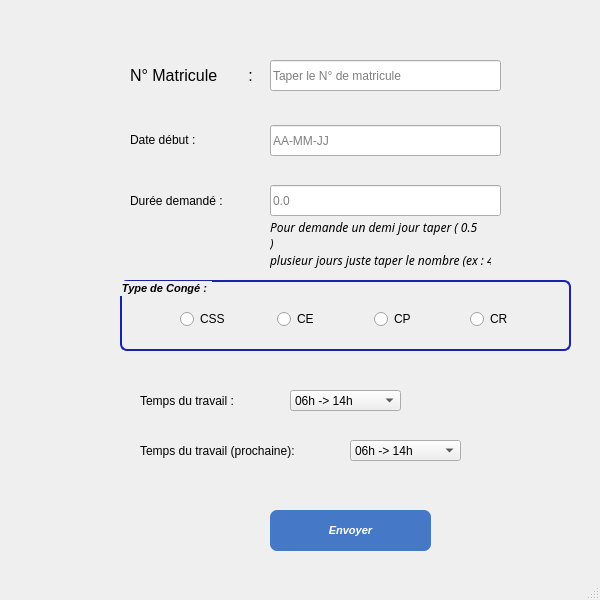
<?xml version="1.0" encoding="UTF-8"?>
<ui version="4.0">
 <class>Form</class>
 <widget class="QMainWindow" name="Form">
  <property name="geometry">
   <rect>
    <x>0</x>
    <y>0</y>
    <width>600</width>
    <height>600</height>
   </rect>
  </property>
  <property name="minimumSize">
   <size>
    <width>600</width>
    <height>501</height>
   </size>
  </property>
  <property name="maximumSize">
   <size>
    <width>600</width>
    <height>600</height>
   </size>
  </property>
  <property name="windowTitle">
   <string>MainWindow</string>
  </property>
  <property name="styleSheet">
   <string notr="true"/>
  </property>
  <widget class="QWidget" name="centralwidget">
   <property name="styleSheet">
    <string notr="true"/>
   </property>
   <widget class="QLineEdit" name="Num_Mat">
    <property name="geometry">
     <rect>
      <x>270</x>
      <y>60</y>
      <width>231</width>
      <height>31</height>
     </rect>
    </property>
    <property name="styleSheet">
     <string notr="true"/>
    </property>
    <property name="placeholderText">
     <string>Taper le N° de matricule</string>
    </property>
    <property name="cursorMoveStyle">
     <enum>Qt::VisualMoveStyle</enum>
    </property>
    <property name="clearButtonEnabled">
     <bool>false</bool>
    </property>
   </widget>
   <widget class="QLabel" name="label">
    <property name="geometry">
     <rect>
      <x>130</x>
      <y>65</y>
      <width>131</width>
      <height>20</height>
     </rect>
    </property>
    <property name="font">
     <font>
      <family>Arial</family>
      <pointsize>12</pointsize>
      <weight>50</weight>
      <italic>false</italic>
      <bold>false</bold>
     </font>
    </property>
    <property name="styleSheet">
     <string notr="true">font: 12pt &quot;Arial&quot;;</string>
    </property>
    <property name="text">
     <string>N° Matricule       : </string>
    </property>
   </widget>
   <widget class="QGroupBox" name="Typedeconge">
    <property name="geometry">
     <rect>
      <x>120</x>
      <y>280</y>
      <width>451</width>
      <height>71</height>
     </rect>
    </property>
    <property name="font">
     <font>
      <family>Arial</family>
      <pointsize>-1</pointsize>
      <weight>75</weight>
      <italic>true</italic>
      <bold>true</bold>
      <underline>false</underline>
      <strikeout>false</strikeout>
     </font>
    </property>
    <property name="styleSheet">
     <string notr="true">.QGroupBox {
	border:2px solid #1921ab;
	border-radius:7px;
	display:inline-block;
	cursor:pointer;
	font-family:Arial;
	font-size:11px;
	border-size:4px;
	font-weight:bold;
	font-style:italic;
	padding:0px 5px;
	text-decoration:none;
}</string>
    </property>
    <property name="title">
     <string>Type de Congé : </string>
    </property>
    <widget class="QWidget" name="horizontalLayoutWidget">
     <property name="geometry">
      <rect>
       <x>60</x>
       <y>19</y>
       <width>381</width>
       <height>41</height>
      </rect>
     </property>
     <layout class="QHBoxLayout" name="horizontalLayout">
      <item>
       <widget class="QRadioButton" name="CSS">
        <property name="text">
         <string>CSS</string>
        </property>
       </widget>
      </item>
      <item>
       <widget class="QRadioButton" name="CE">
        <property name="text">
         <string>CE</string>
        </property>
       </widget>
      </item>
      <item>
       <widget class="QRadioButton" name="CP">
        <property name="text">
         <string>CP</string>
        </property>
       </widget>
      </item>
      <item>
       <widget class="QRadioButton" name="CR">
        <property name="text">
         <string>CR</string>
        </property>
       </widget>
      </item>
     </layout>
    </widget>
   </widget>
   <widget class="QComboBox" name="comboBox">
    <property name="geometry">
     <rect>
      <x>290</x>
      <y>390</y>
      <width>111</width>
      <height>21</height>
     </rect>
    </property>
    <property name="styleSheet">
     <string notr="true">font: 12pt &quot;Arial&quot;;</string>
    </property>
    <item>
     <property name="text">
      <string>06h -&gt; 14h</string>
     </property>
    </item>
    <item>
     <property name="text">
      <string>14h -&gt; 22h</string>
     </property>
    </item>
    <item>
     <property name="text">
      <string>22h -&gt; 06h</string>
     </property>
    </item>
    <item>
     <property name="text">
      <string>Normal</string>
     </property>
    </item>
    <item>
     <property name="text">
      <string>Aucun</string>
     </property>
    </item>
   </widget>
   <widget class="QLabel" name="label_6">
    <property name="geometry">
     <rect>
      <x>140</x>
      <y>390</y>
      <width>131</width>
      <height>21</height>
     </rect>
    </property>
    <property name="styleSheet">
     <string notr="true">font: 12pt &quot;Arial&quot;;</string>
    </property>
    <property name="text">
     <string>Temps du travail : </string>
    </property>
   </widget>
   <widget class="QPushButton" name="Valider">
    <property name="geometry">
     <rect>
      <x>270</x>
      <y>510</y>
      <width>161</width>
      <height>41</height>
     </rect>
    </property>
    <property name="font">
     <font>
      <family>Arial</family>
      <pointsize>-1</pointsize>
      <weight>75</weight>
      <italic>true</italic>
      <bold>true</bold>
      <underline>false</underline>
      <strikeout>false</strikeout>
     </font>
    </property>
    <property name="cursor">
     <cursorShape>PointingHandCursor</cursorShape>
    </property>
    <property name="styleSheet">
     <string notr="true">.QPushButton {
	background-color:#4579c7;
	border-radius:7px;
	display:inline-block;
	cursor:pointer;
	color:#ffffff;
	font-family:Arial;
	font-size:11px;
	font-weight:bold;
	font-style:italic;
	padding:0px 5px;
	text-decoration:none;
	text-shadow:2px 1px 0px #2f6627;
}
.QPushButton:hover {
	background-color:#402abd;
}
.QPushButton:active {
	position:relative;
	top:1px;
}
</string>
    </property>
    <property name="text">
     <string>Envoyer</string>
    </property>
   </widget>
   <widget class="QLabel" name="label_2">
    <property name="geometry">
     <rect>
      <x>130</x>
      <y>132</y>
      <width>91</width>
      <height>16</height>
     </rect>
    </property>
    <property name="styleSheet">
     <string notr="true">font: 12pt &quot;Arial&quot;;</string>
    </property>
    <property name="text">
     <string>Date début : </string>
    </property>
   </widget>
   <widget class="QPushButton" name="pushButton">
    <property name="geometry">
     <rect>
      <x>510</x>
      <y>130</y>
      <width>23</width>
      <height>23</height>
     </rect>
    </property>
    <property name="cursor">
     <cursorShape>PointingHandCursor</cursorShape>
    </property>
    <property name="styleSheet">
     <string notr="true">image: url(:/Icons/Icons/calandrier1-removebg-preview.png);
border : none;</string>
    </property>
    <property name="text">
     <string/>
    </property>
   </widget>
   <widget class="QLineEdit" name="lineEdit">
    <property name="geometry">
     <rect>
      <x>270</x>
      <y>125</y>
      <width>231</width>
      <height>31</height>
     </rect>
    </property>
    <property name="styleSheet">
     <string notr="true"/>
    </property>
    <property name="readOnly">
     <bool>true</bool>
    </property>
    <property name="placeholderText">
     <string>AA-MM-JJ</string>
    </property>
    <property name="cursorMoveStyle">
     <enum>Qt::VisualMoveStyle</enum>
    </property>
    <property name="clearButtonEnabled">
     <bool>false</bool>
    </property>
   </widget>
   <widget class="QLineEdit" name="Jours">
    <property name="geometry">
     <rect>
      <x>270</x>
      <y>185</y>
      <width>231</width>
      <height>31</height>
     </rect>
    </property>
    <property name="styleSheet">
     <string notr="true"/>
    </property>
    <property name="placeholderText">
     <string>0.0</string>
    </property>
    <property name="cursorMoveStyle">
     <enum>Qt::VisualMoveStyle</enum>
    </property>
    <property name="clearButtonEnabled">
     <bool>false</bool>
    </property>
   </widget>
   <widget class="QLabel" name="label_4">
    <property name="geometry">
     <rect>
      <x>270</x>
      <y>220</y>
      <width>211</width>
      <height>31</height>
     </rect>
    </property>
    <property name="font">
     <font>
      <family>Rockwell</family>
      <italic>true</italic>
     </font>
    </property>
    <property name="text">
     <string>Pour demande un demi jour taper ( 0.5 )</string>
    </property>
    <property name="wordWrap">
     <bool>true</bool>
    </property>
   </widget>
   <widget class="QLabel" name="label_5">
    <property name="geometry">
     <rect>
      <x>270</x>
      <y>250</y>
      <width>221</width>
      <height>21</height>
     </rect>
    </property>
    <property name="font">
     <font>
      <family>Rockwell</family>
      <italic>true</italic>
     </font>
    </property>
    <property name="text">
     <string>plusieur jours juste taper le nombre (ex : 4)</string>
    </property>
   </widget>
   <widget class="QLabel" name="label_3">
    <property name="geometry">
     <rect>
      <x>130</x>
      <y>190</y>
      <width>131</width>
      <height>21</height>
     </rect>
    </property>
    <property name="styleSheet">
     <string notr="true">font: 12pt &quot;Arial&quot;;</string>
    </property>
    <property name="text">
     <string>Durée demandé :</string>
    </property>
   </widget>
   <widget class="QLabel" name="label_7">
    <property name="geometry">
     <rect>
      <x>140</x>
      <y>440</y>
      <width>221</width>
      <height>21</height>
     </rect>
    </property>
    <property name="styleSheet">
     <string notr="true">font: 12pt &quot;Arial&quot;;</string>
    </property>
    <property name="text">
     <string>Temps du travail (prochaine): </string>
    </property>
   </widget>
   <widget class="QComboBox" name="comboBox_2">
    <property name="geometry">
     <rect>
      <x>350</x>
      <y>440</y>
      <width>111</width>
      <height>21</height>
     </rect>
    </property>
    <property name="styleSheet">
     <string notr="true">font: 12pt &quot;Arial&quot;;</string>
    </property>
    <item>
     <property name="text">
      <string>06h -&gt; 14h</string>
     </property>
    </item>
    <item>
     <property name="text">
      <string>14h -&gt; 22h</string>
     </property>
    </item>
    <item>
     <property name="text">
      <string>22h -&gt; 06h</string>
     </property>
    </item>
    <item>
     <property name="text">
      <string>Normal</string>
     </property>
    </item>
    <item>
     <property name="text">
      <string>Aucun</string>
     </property>
    </item>
   </widget>
  </widget>
  <widget class="QMenuBar" name="menubar">
   <property name="geometry">
    <rect>
     <x>0</x>
     <y>0</y>
     <width>600</width>
     <height>21</height>
    </rect>
   </property>
  </widget>
  <widget class="QStatusBar" name="statusbar"/>
 </widget>
 <resources>
  <include location="Resources.qrc"/>
 </resources>
 <connections/>
</ui>
